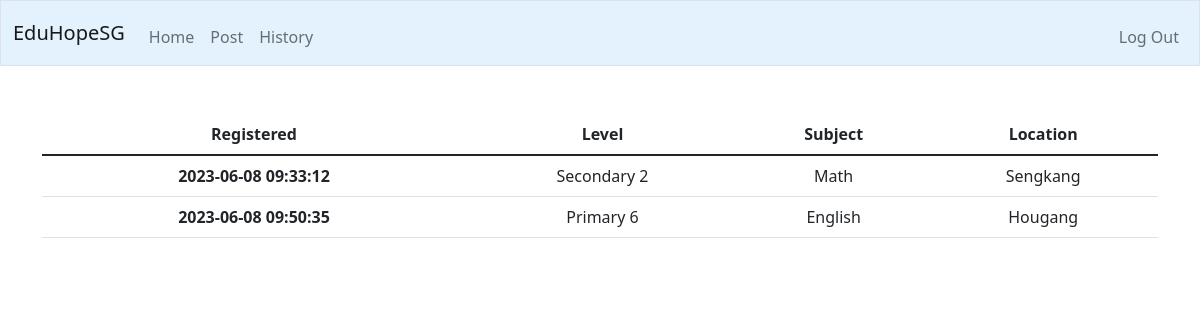
The app's page /history (signed in) with its own data.
### tables this page shows
CREATE TABLE history(username TEXT NOT NULL, location TEXT NOT NULL, level TEXT NOT NULL, subject TEXT NOT NULL, timing TEXT NOT NULL);

### app.py (the view)
@app.route("/history", methods=["GET"])
@login_required
def history():
    try:
        data = db.execute("SELECT location, level, subject, timing FROM history WHERE username in (SELECT username FROM users WHERE id = ?)", session["user_id"])
        return render_template("history.html", data=data)
    except:
        return render_template("history.html")

### app.py (called while the page is built)
@app.after_request
def after_request(response):
    response.headers["Cache-Control"] = "no-cache, no-store, must-revalidate"
    response.headers["Expires"] = 0
    response.headers["Pragma"] = "no-cache"
    return response

### helpers.py (called while the page is built)
def login_required(f):
    @wraps(f)
    def decorated_function(*args, **kwargs):
        if session.get("user_id") is None:
            return redirect("/login")
        return f(*args, **kwargs)
    return decorated_function

### templates/history.html (shortened to what this page needs)
{% extends "layout.html" %}
{% block main %}
<table class="table">
    <thead>
      <tr>
        <th scope="col">Registered</th>
        <th scope="col">Level</th>
        <th scope="col">Subject</th>
        <th scope="col">Location</th>
      </tr>
    </thead>
    <tbody>
        {% for row in data %}
            <tr>
                <th scope="row">{{ row.timing }}</th>
                <td>{{ row.level }}</td>
                <td>{{ row.subject }}</td>
                <td>{{ row.location }}</td>
            </tr>
        {% endfor %}
    </tbody>
  </table>
{% endblock %}

### records on screen
history: timing "2023-06-08 09:33:12", level "Secondary 2", subject "Math", location "Sengkang"
history: timing "2023-06-08 09:50:35", level "Primary 6", subject "English", location "Hougang"
